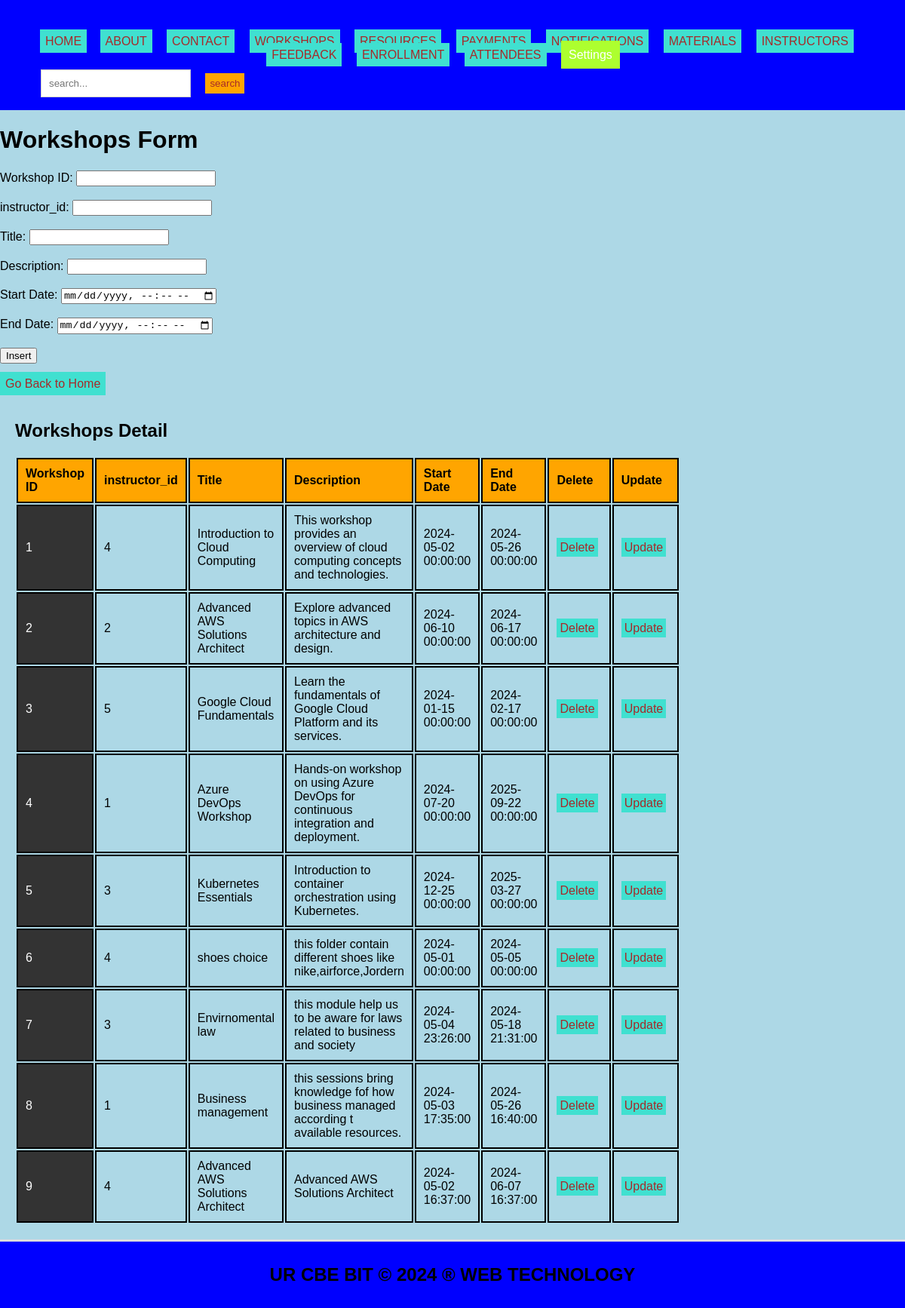
Screenshot of /workshops.php with the database file from the repository.
### tables this page shows
CREATE TABLE `workshops` (
  `workshop_id` int(11) NOT NULL,
  `instructor_id` int(11) DEFAULT NULL,
  `title` varchar(255) NOT NULL,
  `description` text DEFAULT NULL,
  `start_date` datetime DEFAULT NULL,
  `end_date` datetime DEFAULT NULL
);

### workshops.php (the view, shortened to what this page needs)
<!DOCTYPE html>
<html lang="en">
<head>
  <link rel="stylesheet" type="text/css" href="style.css">
</head>
<body style="background-color: lightblue;">
<header>
  <ul style="list-style-type: none; padding: 0;">
    <li style="display: inline; margin-right: 10px;">
      <ul style="list-style-type: none; padding: 0;">
    </li>
    <li style="display: inline; margin-right: 8px;"><a href="./home.html">HOME</a></li>
    <li style="display: inline; margin-right: 10px;"><a href="./about.html">ABOUT</a></li>
    <li style="display: inline; margin-right: 10px;"><a href="./contact.html">CONTACT</a></li>
    <li style="display: inline; margin-right: 10px;"><a href="./workshops.php">WORKSHOPS</a></li>
    <li style="display: inline; margin-right: 10px;"><a href="./resources.php">RESOURCES</a></li>
    <li style="display: inline; margin-right: 10px;"><a href="./payments.php">PAYMENTS</a></li>
    <li style="display: inline; margin-right: 10px;"><a href="./notifications.php">NOTIFICATIONS</a></li>
    <li style="display: inline; margin-right: 10px;"><a href="./materials.php">MATERIALS</a></li>
    <li style="display: inline; margin-right: 10px;"><a href="./instructors.php">INSTRUCTORS</a></li>
    <li style="display: inline; margin-right: 10px;"><a href="./feedback.php">FEEDBACK</a></li>
    <li style="display: inline; margin-right: 10px;"><a href="./enrollment.php">ENROLLMENT</a></li>
    <li style="display: inline; margin-right: 10px;"><a href="./attendees.php">ATTENDEES</a></li>
      <li class="dropdown" style="display: inline; margin-right: 10px;">
      <a href="#" style="padding: 10px; color: white; background-color: greenyellow; text-decoration: none; margin-right: 15px;">Settings</a>
    </li>
    </ul>
  </header>
<body style="background-color: yellowgreen;">
  <div class="search-form">
      <form role="search" action="search.php">
        <input class="form-control" type="search" placeholder="search..." aria-label="search" name="query">
        <button class="btn" type="submit">search</button>
      </form>
    </div>
    <h1>Workshops Form</h1>
    <form method="post" onsubmit="return confirmInsert();">
        <label for="workshop_id">Workshop ID:</label>
        <input type="number" id="workshop_id" name="workshop_id" required><br><br>
        <label for="instructor_id"instructor_id>instructor_id:</label>
        <input type="number" id="instructor_id" name="instructor_id" required><br><br>
        <label for="title">Title:</label>
        <input type="text" id="title" name="title" required><br><br>
        <label for="description">Description:</label>
        <input type="text" id="description" name="description" required><br><br>
        <label for="start_date">Start Date:</label>
        <input type="datetime-local" id="start_date" name="start_date" required><br><br>
        <label for="end_date">End Date:</label>
        <input type="datetime-local" id="end_date" name="end_date" required><br><br>
        <input type="submit" name="add" value="Insert"><br><br>
        <a href="./home.html">Go Back to Home</a>
    </form>
    <?php
    include('database_connection.php');
    ?>
    <section>
        <h2>Workshops Detail</h2>
        <table>
            <tr>
                <th>Workshop ID</th>
                <th>instructor_id</th>
                <th>Title</th>
                <th>Description</th>
                <th>Start Date</th>
                <th>End Date</th>
                <th>Delete</th>
                <th>Update</th>
            </tr>
            <?php
            $sql = "SELECT * FROM workshops";
            $result = $connection->query($sql);
            if ($result->num_rows > 0) {
                while ($row = $result->fetch_assoc()) {
                    echo "<tr>
                            <td>{$row['workshop_id']}</td>
                            <td>{$row['instructor_id']}</td>
                            <td>{$row['title']}</td>
                            <td>{$row['description']}</td>
                            <td>{$row['start_date']}</td>
                            <td>{$row['end_date']}</td>
                            <td><a style='padding:4px' href='delete_workshops.php?workshop_id={$row['workshop_id']}'>Delete</a></td>
                            <td><a style='padding:4px' href='update_workshops.php?workshop_id={$row['workshop_id']}'>Update</a></td>
                          </tr>";
                }
            } else {
                echo "<tr><td colspan='7'>No data found</td></tr>";
            }
            ?>
        </table>
    </section>
    <footer>
        <h2>UR CBE BIT &copy; 2024 &reg; WEB TECHNOLOGY</h2>
    </footer>
</body>
</html>

### style.css (style rules this page uses)
body { font-family: Arial, sans-serif; margin: 0; padding: 0; }
.search-form { float: left; padding: 20px; }
.form-control { padding: 8px; margin-left: 4px; border: 1px solid #ccc; }
.btn { padding: 6px; background-color: orange; color: brown; border: none; }
.dropdown { position: relative; display: inline; margin-right: 10px; }
body { font-family: Arial,sans-serif; margin:0; padding:0; }
header { background-color:blue; padding: 20px; }
.dropdown { position: right; display:right; direction:rtl; }
section { padding:28px; border-bottom: 1px solid #ddd; }
footer { text-align: center; padding: 15px; background-color:blue; }

### workshops.php (style rules this page uses)
a:link { color: #0066cc; text-decoration: none; }
a { padding: 7px; color: white; background-color: turquoise; text-decoration: none; margin-right: 5px; }
a:link { color: brown; }
button.btn { margin-left: 15px; margin-top: 7px; }
input.form-control { padding: 10px; }
table { width: 75%; border-collapse: revert; }
td:first-child { background-color: #333333; color: #ffffff; }
td { padding: 8px; border-bottom: 1px solid #dddddd; }
th, td { border: 2px solid black; padding: 10px; text-align: left; }
th { background-color: orange; }
section { padding: 20px; border-bottom: 3px solid #ddd; }
header { text-align: center; padding: 30px; background-color: blue; }
.search-form { position: fixed; top: 70px; left: 30px; z-index: 999; }
footer { text-align: center; padding: 10px; background-color: blue; }

### rows the page displays
workshops: workshop_id "1", instructor "4", title "Introduction to Cloud Computing", description "This workshop provides an overview of cloud computing concepts and technologies.", start_date "2024-05-02 00:00:00", end_date "2024-05-26 00:00:00"
workshops: workshop_id "2", instructor "2", title "Advanced AWS Solutions Architect", description "Explore advanced topics in AWS architecture and design.", start_date "2024-06-10 00:00:00", end_date "2024-06-17 00:00:00"
workshops: workshop_id "3", instructor "5", title "Google Cloud Fundamentals", description "Learn the fundamentals of Google Cloud Platform and its services.", start_date "2024-01-15 00:00:00", end_date "2024-02-17 00:00:00"
workshops: workshop_id "4", instructor "1", title "Azure DevOps Workshop", description "Hands-on workshop on using Azure DevOps for continuous integration and deployment.", start_date "2024-07-20 00:00:00", end_date "2025-09-22 00:00:00"
workshops: workshop_id "5", instructor "3", title "Kubernetes Essentials", description "Introduction to container orchestration using Kubernetes.", start_date "2024-12-25 00:00:00", end_date "2025-03-27 00:00:00"
workshops: workshop_id "6", instructor "4", title "shoes choice", description "this folder contain different shoes like nike,airforce,Jordern", start_date "2024-05-01 00:00:00", end_date "2024-05-05 00:00:00"
workshops: workshop_id "7", instructor "3", title "Envirnomental law", description "this module help us to be aware for laws related to business and society", start_date "2024-05-04 23:26:00", end_date "2024-05-18 21:31:00"
workshops: workshop_id "8", instructor "1", title "Business management", description "this sessions bring knowledge fof how business managed according t available resources.", start_date "2024-05-03 17:35:00", end_date "2024-05-26 16:40:00"
workshops: workshop_id "9", instructor "4", title "Advanced AWS Solutions Architect", description "Advanced AWS Solutions Architect", start_date "2024-05-02 16:37:00", end_date "2024-06-07 16:37:00"
